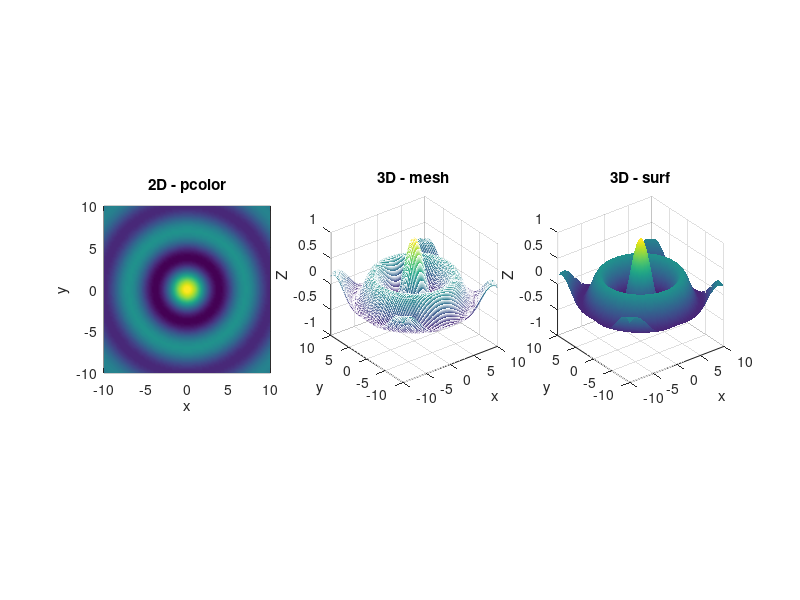

This figure's MATLAB source:
x = linspace(-10,10,100);
y = linspace(-10,10,100);
[X,Y] = meshgrid(x,y);
Z = besselj(0,sqrt(X.^2+Y.^2));


figure(1);

% Prend toute la taille de l'écran
set(gcf, "position", [1 1 1915 1000]);


% --- 2D pcolor ---
subplot(1,3,1);

pcolor(X,Y,Z);
shading interp;
axis square;

xlabel("x");
ylabel("y");
title("2D - pcolor");


% --- 3D mesh ---
subplot(1,3,2);

mesh(X,Y,Z);
shading interp;
axis square;

xlabel("x");
ylabel("y");
zlabel("Z");
title("3D - mesh");


% --- 3D surf ---
subplot(1,3,3);

surf(X,Y,Z);
shading interp;
axis square;

xlabel("x");
ylabel("y");
zlabel("Z");
title("3D - surf");
